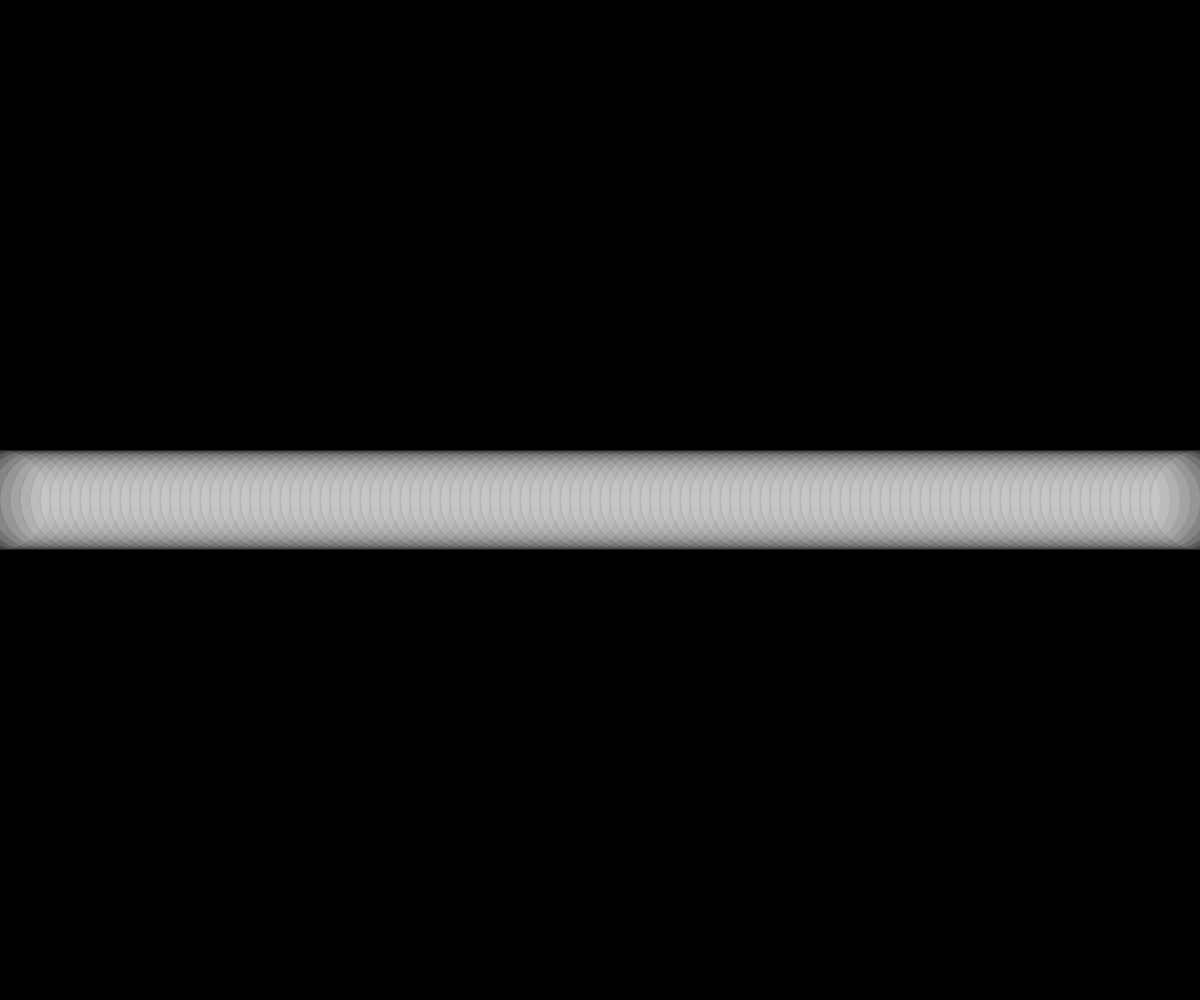
Frame 1 (no input)
Frame 60 (no input): identical to frame 1, image omitted
Frame 120 (the mouse pressed at the canvas centre since frame 60): identical to frame 1, image omitted

The p5.js sketch that drew this single still picture (run headless with seeded random() and noise() and a simulated clock; from frame 60 on, the mouse is pressed at the canvas centre):

// p5.js sketch
// ── sketch.js
//while loop

var circleX;

function setup() {
  createCanvas(window.innerWidth, window.innerHeight);
}

function draw() {
  background(0);

  fill(255, 35);
  stroke(0, 25);
  circleX = 0; //initialize
  while(circleX <= width){ //boolean expression
    ellipse(circleX, height/2, 100, 100);
    circleX = circleX + 10; //incremental operation
  }
}
